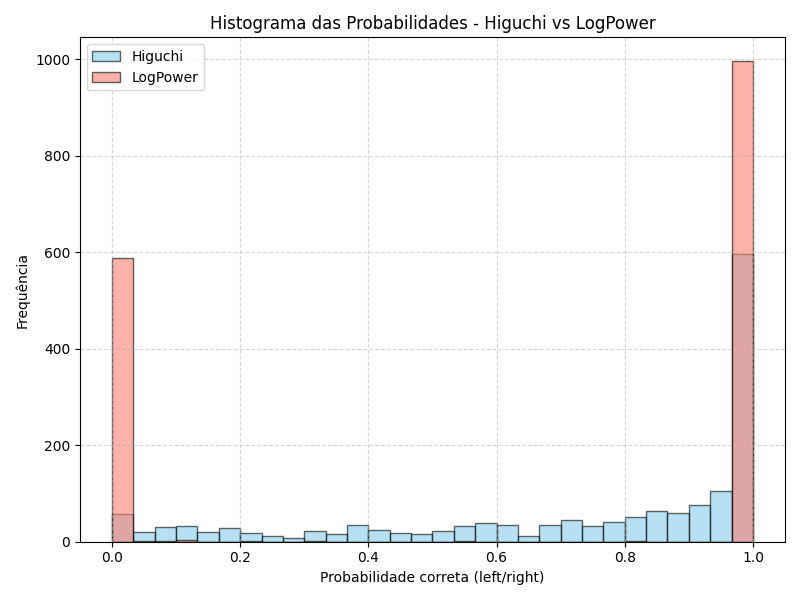

Python code for this plot:
import os
import pandas as pd
import matplotlib.pyplot as plt

# Garante que a pasta de gráficos exista
os.makedirs("graphics", exist_ok=True)

# Caminho do CSV comparativo
csv_path = "results/higuchi_vs_logpower_comparison.csv"

# Carrega os dados
df = pd.read_csv(csv_path)

# Cria o histograma sobreposto
plt.figure(figsize=(8, 6))
plt.hist(df["Higuchi"], bins=30, alpha=0.6, label="Higuchi", color="skyblue", edgecolor="black")
plt.hist(df["LogPower"], bins=30, alpha=0.6, label="LogPower", color="salmon", edgecolor="black")

plt.title("Histograma das Probabilidades - Higuchi vs LogPower")
plt.xlabel("Probabilidade correta (left/right)")
plt.ylabel("Frequência")
plt.legend()
plt.grid(True, linestyle="--", alpha=0.5)
plt.tight_layout()

# Salva o gráfico
output_path = "graphics/histogram_higuchi_vs_logpower.png"
plt.savefig(output_path)
plt.close()

print(f"Histograma salvo em: {output_path}")
